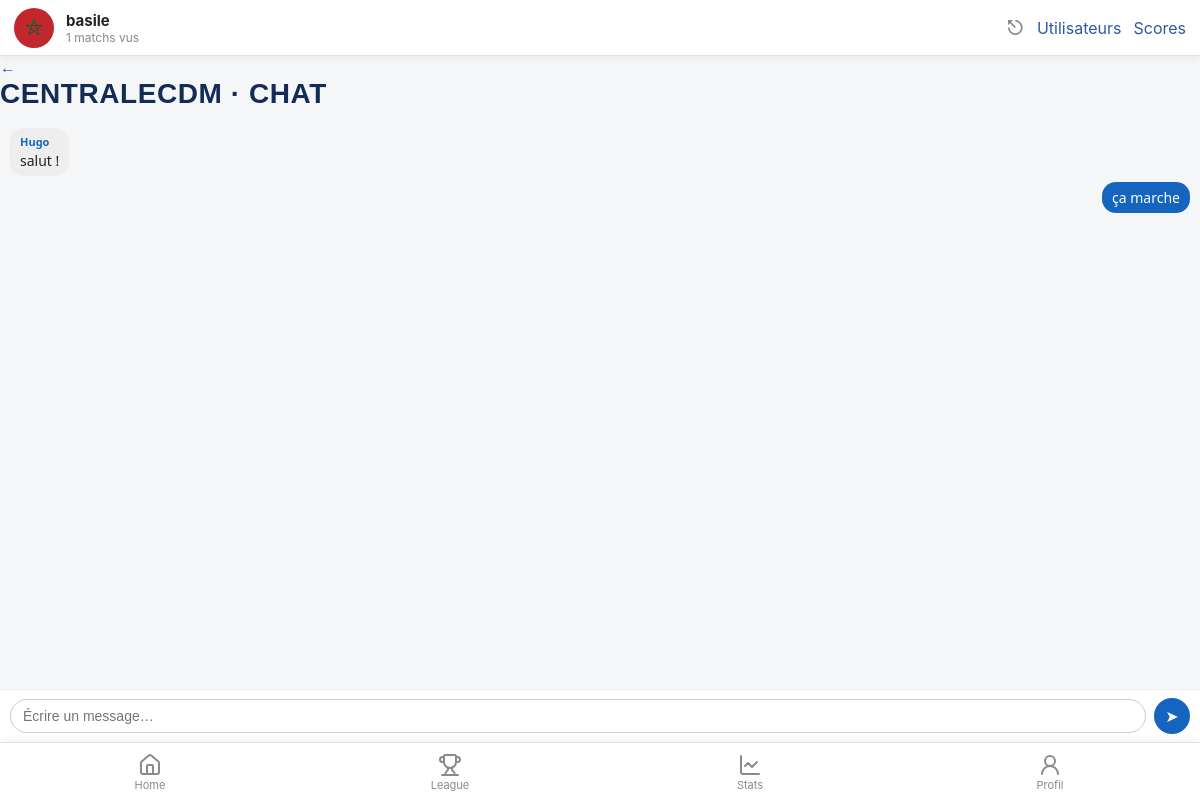
The app's page /index.php?view=chat&idLeague=1 (signed in) with its own data.
### tables this page shows
CREATE TABLE `UTILISATEUR` (
  `id` int NOT NULL,
  `pseudo` varchar(50) NOT NULL,
  `mot_de_passe` varchar(255) NOT NULL,
  `equipe_pref_id` int DEFAULT NULL,
  `joueur_pref_id` int DEFAULT NULL,
  `pdp` varchar(255) NOT NULL,
  `admin` tinyint(1) NOT NULL DEFAULT '0',
  `blacklist` tinyint(1) NOT NULL DEFAULT '0'
);

CREATE TABLE `LEAGUE` (
  `id` int NOT NULL,
  `nom` varchar(100) NOT NULL,
  `createur_id` int NOT NULL
);

CREATE TABLE `MESSAGE_CHAT` (
  `id` int NOT NULL,
  `league_id` int NOT NULL,
  `user_id` int NOT NULL,
  `contenu` text NOT NULL,
  `date_envoi` datetime DEFAULT CURRENT_TIMESTAMP
);

### libs/maLibUtils.php (called while the page is built, shortened)
<?php
function valider($nom,$type="REQUEST")
{
	switch($type)
	{
		case 'REQUEST':
		if(isset($_REQUEST[$nom]) && !($_REQUEST[$nom] == ""))
			return proteger($_REQUEST[$nom]);
		break;
		case 'SESSION':
		if(isset($_SESSION[$nom]) && !($_SESSION[$nom] == ""))
			return $_SESSION[$nom];
		break;
	}
	return false;
}
function proteger($str)
{
	if (is_array($str))
	{
		$nextTab = array();
		foreach($str as $cle => $val)
		{
			$nextTab[$cle] = addslashes($val);
		}
		return $nextTab;
	}
	else
		return addslashes ($str);
}
?>

### libs/maLibSQL.pdo.php (called while the page is built, shortened)
<?php
function SQLGetChamp($sql)
{
	global $BDD_host;
	global $BDD_base;
	global $BDD_user;
	global $BDD_password;
	try {
		$dbh = new PDO("mysql:host=$BDD_host;dbname=$BDD_base", $BDD_user, $BDD_password);
	} catch (PDOException $e) {
		die("<font color=\"red\">SQLGetChamp: Erreur de connexion : " . $e->getMessage() . "</font>");
	}
	$dbh->exec("SET CHARACTER SET utf8");
	$res = $dbh->query($sql);
	$num = $res->rowCount();
	$res->setFetchMode(PDO::FETCH_NUM);
	$ligne = $res->fetch();
	if ($ligne == false) return false;
	else return $ligne[0];
}
function SQLSelect($sql)
{
 	global $BDD_host;
	global $BDD_base;
 	global $BDD_user;
 	global $BDD_password;
	try {
		$dbh = new PDO("mysql:host=$BDD_host;dbname=$BDD_base", $BDD_user, $BDD_password);
	} catch (PDOException $e) {
		die("<font color=\"red\">SQLSelect: Erreur de connexion : " . $e->getMessage() . "</font>");
	}
	$dbh->exec("SET CHARACTER SET utf8");
	$res = $dbh->query($sql);
	$num = $res->rowCount();
	if ($num==0) return false;
	else return $res;
}
function parcoursRs($result)
{
	$result->setFetchMode(PDO::FETCH_ASSOC);
	while ($ligne = $result->fetch())
		$tab[]= $ligne;
	return $tab;
}
?>

### libs/modele.php (called while the page is built, shortened)
<?php
include_once(__DIR__ . "/maLibSQL.pdo.php");
function getLeague($idLeague)
{
	$SQL = "SELECT L.id, L.nom, L.createur_id, U.pseudo AS createur
			FROM LEAGUE L
			JOIN UTILISATEUR U ON U.id = L.createur_id
			WHERE L.id = '$idLeague'";
	$tab = parcoursRs(SQLSelect($SQL));
	return count($tab) ? $tab[0] : false;
}
function listerMessagesLeague($idLeague)
{
	$SQL = "SELECT MC.id, MC.contenu, MC.date_envoi, MC.user_id, U.pseudo
			FROM MESSAGE_CHAT MC
			JOIN UTILISATEUR U ON U.id = MC.user_id
			WHERE MC.league_id = '$idLeague'
			ORDER BY MC.date_envoi ASC, MC.id ASC";
	return parcoursRs(SQLSelect($SQL));
}
function getProfil($idUser)
{
    $SQL = "SELECT U.id, U.pseudo, U.pdp, U.equipe_pref_id, U.joueur_pref_id,
				   E.nom AS equipe_nom, E.image_drapeau,
				   J.prenom AS joueur_prenom, J.nom AS joueur_nom, J.image_joueur
            FROM UTILISATEUR U
            LEFT JOIN EQUIPE E ON E.id = U.equipe_pref_id
            LEFT JOIN JOUEUR J ON J.id = U.joueur_pref_id
            WHERE U.id = '$idUser'";
    $rs = parcoursRs(SQLSelect($SQL));
    return (count($rs) > 0) ? $rs[0] : false;
}
function getStatsProfil($idUser)
{
    $nbVus = SQLGetChamp("SELECT COUNT(*) FROM AVIS_MATCH WHERE user_id='$idUser' AND vu_ou IS NOT NULL");
    $SQL = "SELECT J.prenom, J.nom, COUNT(*) AS nb
            FROM AVIS_MATCH A
            JOIN JOUEUR J ON J.id = A.mvp_id
            WHERE A.user_id='$idUser' AND A.mvp_id IS NOT NULL
            GROUP BY A.mvp_id ORDER BY nb DESC LIMIT 1";
    $rs = parcoursRs(SQLSelect($SQL));
    $mvp = (count($rs) > 0) ? $rs[0]['prenom'] . ' ' . $rs[0]['nom'] : 'Aucun';
    $SQL = "SELECT E.nom, COUNT(*) AS nb
            FROM AVIS_MATCH A
            JOIN MATCHS M ON M.id = A.match_id
            JOIN EQUIPE E ON E.id = M.equipe_dom_id OR E.id = M.equipe_ext_id
            WHERE A.user_id='$idUser' AND A.vu_ou IS NOT NULL
            GROUP BY E.id ORDER BY nb DESC LIMIT 1";
    $rs = parcoursRs(SQLSelect($SQL));
    $equipePlusVue = (count($rs) > 0) ? $rs[0]['nom'] : 'Aucune';
    $noteMoy = SQLGetChamp("SELECT ROUND(AVG(note_match),1) FROM AVIS_MATCH WHERE user_id='$idUser' AND note_match IS NOT NULL");
    $nbStade = SQLGetChamp("SELECT COUNT(*) FROM AVIS_MATCH WHERE user_id='$idUser' AND vu_ou='stade'");
    if (!$nbStade) $nbStade = 0;
    return compact('nbVus', 'mvp', 'equipePlusVue', 'noteMoy', 'nbStade');
}
?>

### templates/chat.php (the view, shortened to what this page needs)
<?php
include_once("libs/modele.php");
include_once("libs/maLibUtils.php");
$idUser   = valider("idUser", "SESSION");
$idLeague = valider("idLeague");
$league   = getLeague($idLeague);
?>
<div class="page-entete">
	<a class="btn-plus" href="index.php?view=league&amp;idLeague=<?php echo $league['id']; ?>" aria-label="Retour">←</a>
	<h1 class="lg-titre"><?php echo htmlspecialchars($league['nom']); ?> · chat</h1>
</div>
<div id="chat" class="chat-box">
	<?php $messages = listerMessagesLeague($idLeague); ?>
	<?php foreach ($messages as $msg) : ?>
		<?php $estMoi = ($msg['user_id'] == $idUser); ?>
		<div class="msg <?php echo $estMoi ? 'msg-moi' : 'msg-autre'; ?>">
			<?php if (!$estMoi) : ?>
				<span class="msg-auteur"><?php echo htmlspecialchars($msg['pseudo']); ?></span>
			<?php endif; ?>
			<span class="msg-contenu"><?php echo htmlspecialchars($msg['contenu']); ?></span>
		</div>
	<?php endforeach; ?>
</div>
<form class="chat-form" method="post" action="controleur.php">
	<input type="text" name="contenu" placeholder="Écrire un message…" autocomplete="off" required="required" />
	<button type="submit" name="action" value="Envoyer message" aria-label="Envoyer">➤</button>
</form>

### templates/header.php (shortened to what this page needs)
<!DOCTYPE html PUBLIC "-//W3C//DTD XHTML 1.0 Strict//EN" "http://www.w3.org/TR/xhtml1/DTD/xhtml1-strict.dtd">
<html xmlns="http://www.w3.org/1999/xhtml">
<head>
	<link rel="stylesheet" type="text/css" href="css/style.css?v=6">
</head>
<body>
<?php
include_once "libs/modele.php";
?>
<div id="entete">
	<?php if (valider("connecte", "SESSION")) :
		$idMoi  = valider("idUser", "SESSION");
		$profil = getProfil($idMoi);
		$stats  = getStatsProfil($idMoi);
		$pp = $profil['pdp'] ? $profil['pdp'] : 'default.png';
	?>
		<img class="entete-pp" src="ressources/images_drapeaux/<?php echo htmlspecialchars($pp); ?>" alt="" />
		<div class="entete-info">
			<span class="entete-pseudo"><?php echo htmlspecialchars($profil['pseudo']); ?></span>
			<span class="entete-stat"><?php echo (int) $stats['nbVus']; ?> matchs vus</span>
		</div>
		<a class="entete-logout" href="controleur.php?action=Logout" aria-label="Déconnexion">⎋</a>
	<?php else : ?>
		<a class="entete-login" href="index.php?view=login">Se connecter</a>
	<?php endif; ?>
	<?php
	if (valider("isAdmin","SESSION")){
		echo '<a href="index.php?view=users">Utilisateurs</a>';
		echo '<a href="index.php?view=scores">Scores</a>';
	} ?>
</div>

### css/style.css (style rules this page uses)
body { padding-top:56px; padding-bottom:70px; }
.chat-box { display:flex; flex-direction:column; gap:6px; padding:10px; }
.msg { max-width:75%; padding:6px 10px; border-radius:14px; font-size:14px; word-wrap:break-word; }
.msg-autre { align-self:flex-start; background:#eee; color:#222; }
.msg-moi { align-self:flex-end; background:#1565c0; color:#fff; }
.msg-auteur { display:block; font-size:11px; font-weight:bold; color:#1565c0; margin-bottom:2px; }
.msg-contenu { display:block; }
#chat { overflow-y: auto; height: calc(100vh - 225px); display: flex; flex-direction: column; gap: 6px; bottom: 58px; padding: 10px; }
#entete { position: fixed; top:0; left:0; right:0; height: 56px; display: flex; align-items: center; gap: 12px; padding: 0 14px; background: #fff; border-bottom: 1px solid #e0e0e0; box-shadow: 0 2px 8px rgba(0,0,0,0.06); z-index: 1000; font-family: -apple-system, system-ui, sans-serif; }
.entete-pp { width:40px; height:40px; border-radius:50%; object-fit:cover; background:#eee; }
.entete-info { display:flex; flex-direction:column; flex:1; }
.entete-pseudo { font-weight:bold; font-size:15px; color:#222; }
.entete-stat { font-size:12px; color:#888; }
.entete-logout { font-size:20px; color:#888; text-decoration:none; }
.chat-form { position: fixed; left: 0; right: 0; bottom: 58px; background: #fff; z-index: 999; display: flex; gap: 8px; align-items: center; padding: 8px 10px; border-top: 1px solid #eee; }
.chat-form input { flex:1; border:1px solid #ccc; border-radius:18px; padding:8px 12px; font-size:14px; }
.chat-form button { border:none; background:#1565c0; color:#fff; width:36px; height:36px; border-radius:50%; font-size:16px; }
:root { --color-primary: #122C56; --color-primary-light: #2C5AA0; --color-accent: #F0A202; --color-success: #2E8B57; --color-danger: #D7263D; --color-bg: #F5F6F8; --color-surface: #FFFFFF; --color-border: #E2E5EA; --color-text: #1B1F27; --color-text-muted: #6B7280; --color-on-primary: #FFFFFF; --font-display: 'Oswald', sans-serif; --font-body: 'Work Sans', system-ui, sans-serif; --container-width: 480px; --nav-height: 64px; --radius-sm: 6px; --radius-md: 12px; --radius-lg: 20px; --shadow-card: 0 2px 10px rgba(18, 44, 86, 0.08); --space-xs: 4px; --space-sm: 8px; --space-md: 16px; --space-lg: 24px; --space-xl: 32px; }
*, *::before, *::after { box-sizing: border-box; }
body { margin: 0; font-family: var(--font-body); color: var(--color-text); background: var(--color-bg); -webkit-font-smoothing: antialiased; }
h1, h2, h3, h4 { font-family: var(--font-display); font-weight: 600; margin: 0 0 var(--space-sm); letter-spacing: 0.02em; color: var(--color-primary); }
h1 { font-size: 28px; text-transform: uppercase; }
a { color: var(--color-primary-light); text-decoration: none; }

### records on screen
utilisateur: pdp (picture), pseudo "basile"
league: nom "CENTRALECDM"
message_chat: utilisateur.pseudo "Hugo", contenu "salut !"
message_chat: contenu "ça marche"

### other values on screen
$stats['nbVus'] "1"
